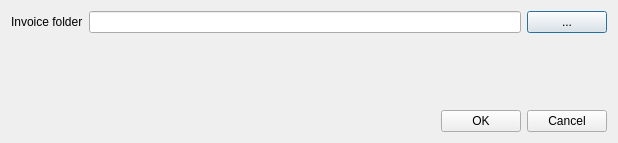
<?xml version="1.0" encoding="UTF-8"?>
<ui version="4.0">
 <class>Dialog</class>
 <widget class="QDialog" name="Dialog">
  <property name="geometry">
   <rect>
    <x>0</x>
    <y>0</y>
    <width>618</width>
    <height>143</height>
   </rect>
  </property>
  <property name="windowTitle">
   <string>Dialog</string>
  </property>
  <layout class="QGridLayout" name="gridLayout">
   <item row="0" column="0">
    <widget class="QLabel" name="label">
     <property name="text">
      <string>Invoice folder</string>
     </property>
    </widget>
   </item>
   <item row="0" column="1">
    <widget class="QLineEdit" name="folder_edit"/>
   </item>
   <item row="0" column="2">
    <widget class="QPushButton" name="folder_btn">
     <property name="text">
      <string>...</string>
     </property>
    </widget>
   </item>
   <item row="2" column="0" colspan="3">
    <layout class="QHBoxLayout" name="horizontalLayout">
     <item>
      <spacer name="horizontalSpacer">
       <property name="orientation">
        <enum>Qt::Horizontal</enum>
       </property>
       <property name="sizeHint" stdset="0">
        <size>
         <width>40</width>
         <height>20</height>
        </size>
       </property>
      </spacer>
     </item>
     <item>
      <widget class="QPushButton" name="general_ok">
       <property name="text">
        <string>OK</string>
       </property>
      </widget>
     </item>
     <item>
      <widget class="QPushButton" name="general_cancel">
       <property name="text">
        <string>Cancel</string>
       </property>
      </widget>
     </item>
    </layout>
   </item>
   <item row="1" column="1">
    <spacer name="verticalSpacer">
     <property name="orientation">
      <enum>Qt::Vertical</enum>
     </property>
     <property name="sizeHint" stdset="0">
      <size>
       <width>20</width>
       <height>40</height>
      </size>
     </property>
    </spacer>
   </item>
  </layout>
 </widget>
 <resources/>
 <connections/>
</ui>
